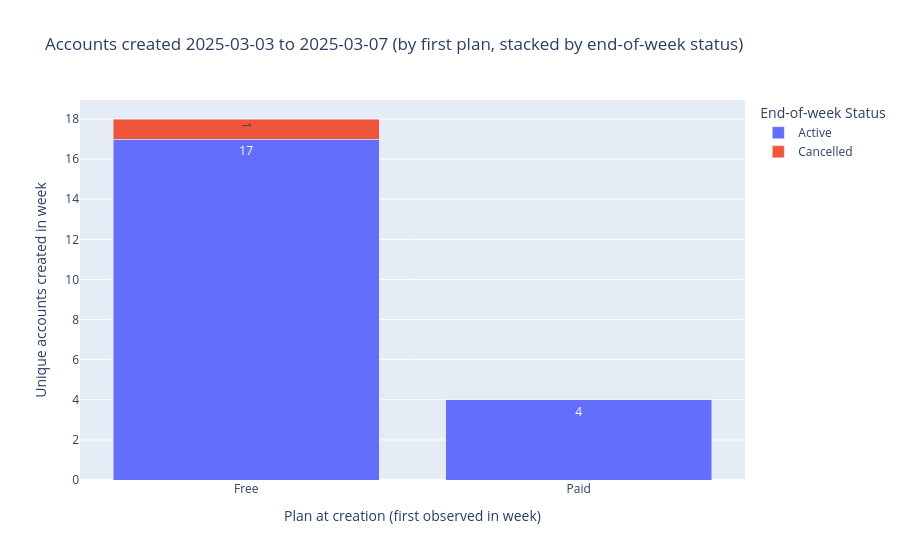
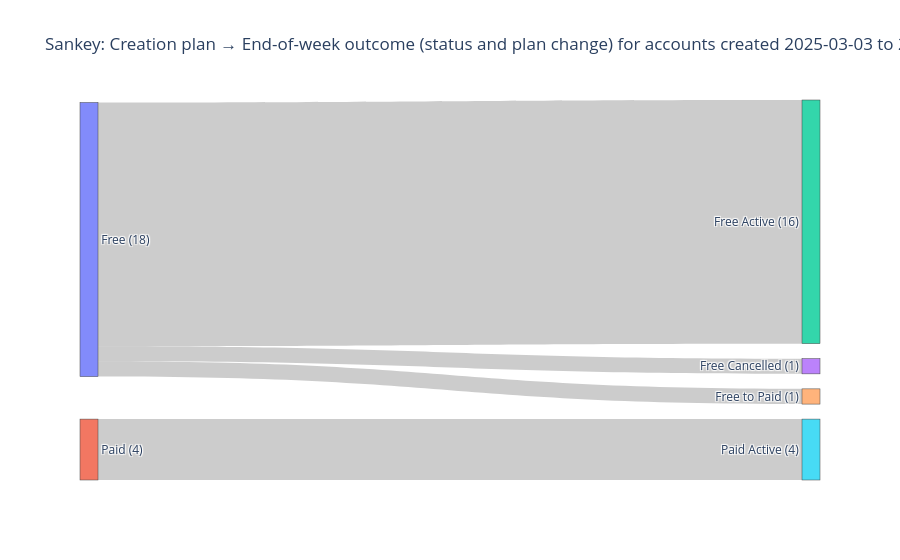

The notebook cell these images were saved under, in order:
### Markdown cell above
# New account creation & week-end outcomes

### Code cell
'''
Check startdate column and see how many free and paid accounts (plan column) are created 


1. Can you generate a plotly graph to visualize the number of free and paid accounts created in the week of 2025 3/3-3/7 side by side? 
2. Add stacked bar to the graph to show the number of Active and Cancelled accounts (Status column) from the free and paid account in question 1.

Note: 
1. If a userid appeared multiple times within the date, we only count it once. We want to know how many unique accounts were created in that week.
2. Then we track how many of those new accounts are Active and how many are Cancelled by the end of the week.
3. Can you create a sankey plot to check the flow from first plan (free vs paid) to end of week status (active vs cancelled) for the accounts created in that week? 
(Note this is the example I want:
Free -> (Free Active, Free Cancelled, Free to Paid). 
You need to check the both the plan and status change for the accounts created in that week to determine the flow.

'''
import pandas as pd
import plotly.express as px
import plotly.graph_objects as go

# -----------------------------
# Parameters
# -----------------------------
start = pd.Timestamp("2025-03-03")
end   = pd.Timestamp("2025-03-07")

# -----------------------------
# 0) Basic cleanup / parsing
# -----------------------------
# Required columns:
# - userid
# - startdate (account creation date)
# - date (daily snapshot/event date used to determine end-of-week plan/status)
# - plan (Free/Paid)
# - Status (Active/Cancelled)

df = df.copy()

df["startdate"] = pd.to_datetime(df["startdate"])
df["date"] = pd.to_datetime(df["date"])  # used to get "end of week" state

# Normalize strings to avoid "Free" vs "free" mismatches
df["plan"] = df["plan"].astype(str).str.strip().str.title()          # "Free"/"Paid"
df["Status"] = df["Status"].astype(str).str.strip().str.title()      # "Active"/"Cancelled"

# -----------------------------
# 1) Cohort: accounts created in the week (unique users)
# -----------------------------
cohort_users = (
    df.loc[df["startdate"].between(start, end), "userid"]
      .dropna()
      .unique()
)

# Only keep rows for cohort users within the analysis week window
wk = df[df["userid"].isin(cohort_users) & df["date"].between(start, end)].copy()
wk = wk.sort_values(["userid", "date"])

# Helper: earliest and latest state within the week for each user
first_state = (
    wk.groupby("userid", as_index=False).head(1)[["userid", "plan", "Status"]]
      .rename(columns={"plan": "first_plan", "Status": "first_status"})
)

end_state = (
    wk.groupby("userid", as_index=False).tail(1)[["userid", "plan", "Status"]]
      .rename(columns={"plan": "end_plan", "Status": "end_status"})
)

state = first_state.merge(end_state, on="userid", how="inner")

# -----------------------------
# 2) Bar chart: Free vs Paid side-by-side, stacked by end-of-week Status
#    ("How many new accounts were created in that week, and by end-of-week status?")
# -----------------------------
counts = (
    state.groupby(["first_plan", "end_status"])["userid"]
         .nunique()
         .reset_index(name="n_users")
         .rename(columns={"first_plan": "plan"})
)

fig_bar = px.bar(
    counts,
    x="plan",
    y="n_users",
    color="end_status",
    barmode="stack",
    text="n_users",
    title="Accounts created 2025-03-03 to 2025-03-07 (by first plan, stacked by end-of-week status)"
)
fig_bar.update_layout(
    xaxis_title="Plan at creation (first observed in week)",
    yaxis_title="Unique accounts created in week",
    legend_title="End-of-week Status"
)
fig_bar.show()

# -----------------------------
# 3) Sankey: flow from first plan -> end-of-week outcome buckets
#    Example desired buckets:
#      Free -> (Free Active, Free Cancelled, Free to Paid)
#      Paid -> (Paid Active, Paid Cancelled, Paid to Free)
#
# Rules:
# - "X to Y" means end_plan != first_plan (plan changed during the week)
# - Otherwise, outcome is "{first_plan} {end_status}" (status at end of week)
# -----------------------------
def outcome_bucket(row) -> str:
    fp = row["first_plan"]
    ep = row["end_plan"]
    es = row["end_status"]
    if ep != fp:
        return f"{fp} to {ep}"
    return f"{fp} {es}"

state["outcome"] = state.apply(outcome_bucket, axis=1)

flows = (
    state.groupby(["first_plan", "outcome"])["userid"]
         .nunique()
         .reset_index(name="value")
)

# Build node list
source_nodes = sorted(flows["first_plan"].unique().tolist())
target_nodes = sorted(flows["outcome"].unique().tolist())
nodes = source_nodes + target_nodes

node_index = {name: i for i, name in enumerate(nodes)}

# Map to indices
sources = flows["first_plan"].map(node_index).tolist()
targets = flows["outcome"].map(node_index).tolist()
values  = flows["value"].tolist()

fig_sankey = go.Figure(
    data=[
        go.Sankey(
            node=dict(
                pad=15,
                thickness=18,
                label=nodes
            ),
            link=dict(
                source=sources,
                target=targets,
                value=values
            )
        )
    ]
)

# -----------------------------------
# Add totals to node labels
# -----------------------------------
node_totals = {}

# Sum outgoing flows for source nodes
for src, val in zip(sources, values):
    node_name = nodes[src]
    node_totals[node_name] = node_totals.get(node_name, 0) + val

# For target nodes (incoming flows)
for tgt, val in zip(targets, values):
    node_name = nodes[tgt]
    node_totals[node_name] = node_totals.get(node_name, 0) + val

# Append totals to node labels
node_labels_with_counts = [
    f"{name} ({node_totals.get(name,0)})"
    for name in nodes
]

# -----------------------------------
# Add value labels to links
# -----------------------------------
link_labels = [
    f"{flows.iloc[i]['first_plan']} → {flows.iloc[i]['outcome']}: {values[i]}"
    for i in range(len(values))
]

fig_sankey = go.Figure(
    data=[
        go.Sankey(
            node=dict(
                pad=15,
                thickness=18,
                label=node_labels_with_counts
            ),
            link=dict(
                source=sources,
                target=targets,
                value=values,
                label=link_labels,           # visible on hover
                hovertemplate='%{label}<extra></extra>'
            )
        )
    ]
)


fig_sankey.update_layout(
    title_text="Sankey: Creation plan → End-of-week outcome (status and plan change) for accounts created 2025-03-03 to 2025-03-07",
    font_size=12
)
fig_sankey.show()

### Figure 1 — Plotly figure (JSON) as saved in the notebook; plotly's stock layout.template omitted (floating-point values rounded to 4 significant figures)
{"data": [{"hovertemplate": "end_status=Active<br>plan=%{x}<br>n_users=%{text}<extra></extra>", "legendgroup": "Active", "marker": {"color": "#636efa", "pattern": {"shape": ""}}, "name": "Active", "orientation": "v", "showlegend": true, "text": [17.0, 4.0], "textposition": "auto", "type": "bar", "x": ["Free", "Paid"], "xaxis": "x", "y": [17, 4], "yaxis": "y"}, {"hovertemplate": "end_status=Cancelled<br>plan=%{x}<br>n_users=%{text}<extra></extra>", "legendgroup": "Cancelled", "marker": {"color": "#EF553B", "pattern": {"shape": ""}}, "name": "Cancelled", "orientation": "v", "showlegend": true, "text": [1.0], "textposition": "auto", "type": "bar", "x": ["Free"], "xaxis": "x", "y": [1], "yaxis": "y"}], "layout": {"barmode": "stack", "legend": {"title": {"text": "End-of-week Status"}, "tracegroupgap": 0}, "title": {"text": "Accounts created 2025-03-03 to 2025-03-07 (by first plan, stacked by end-of-week status)"}, "xaxis": {"anchor": "y", "domain": [0, 1], "title": {"text": "Plan at creation (first observed in week)"}}, "yaxis": {"anchor": "x", "domain": [0, 1], "title": {"text": "Unique accounts created in week"}}}}

### Figure 2 — Plotly figure (JSON) as saved in the notebook; plotly's stock layout.template omitted (floating-point values rounded to 4 significant figures)
{"data": [{"link": {"hovertemplate": "%{label}<extra></extra>", "label": ["Free → Free Active: 16", "Free → Free Cancelled: 1", "Free → Free to Paid: 1", "Paid → Paid Active: 4"], "source": [0, 0, 0, 1], "target": [2, 3, 4, 5], "value": [16, 1, 1, 4]}, "node": {"label": ["Free (18)", "Paid (4)", "Free Active (16)", "Free Cancelled (1)", "Free to Paid (1)", "Paid Active (4)"], "pad": 15, "thickness": 18}, "type": "sankey"}], "layout": {"font": {"size": 12}, "title": {"text": "Sankey: Creation plan → End-of-week outcome (status and plan change) for accounts created 2025-03-03 to 2025-03-07"}}}
